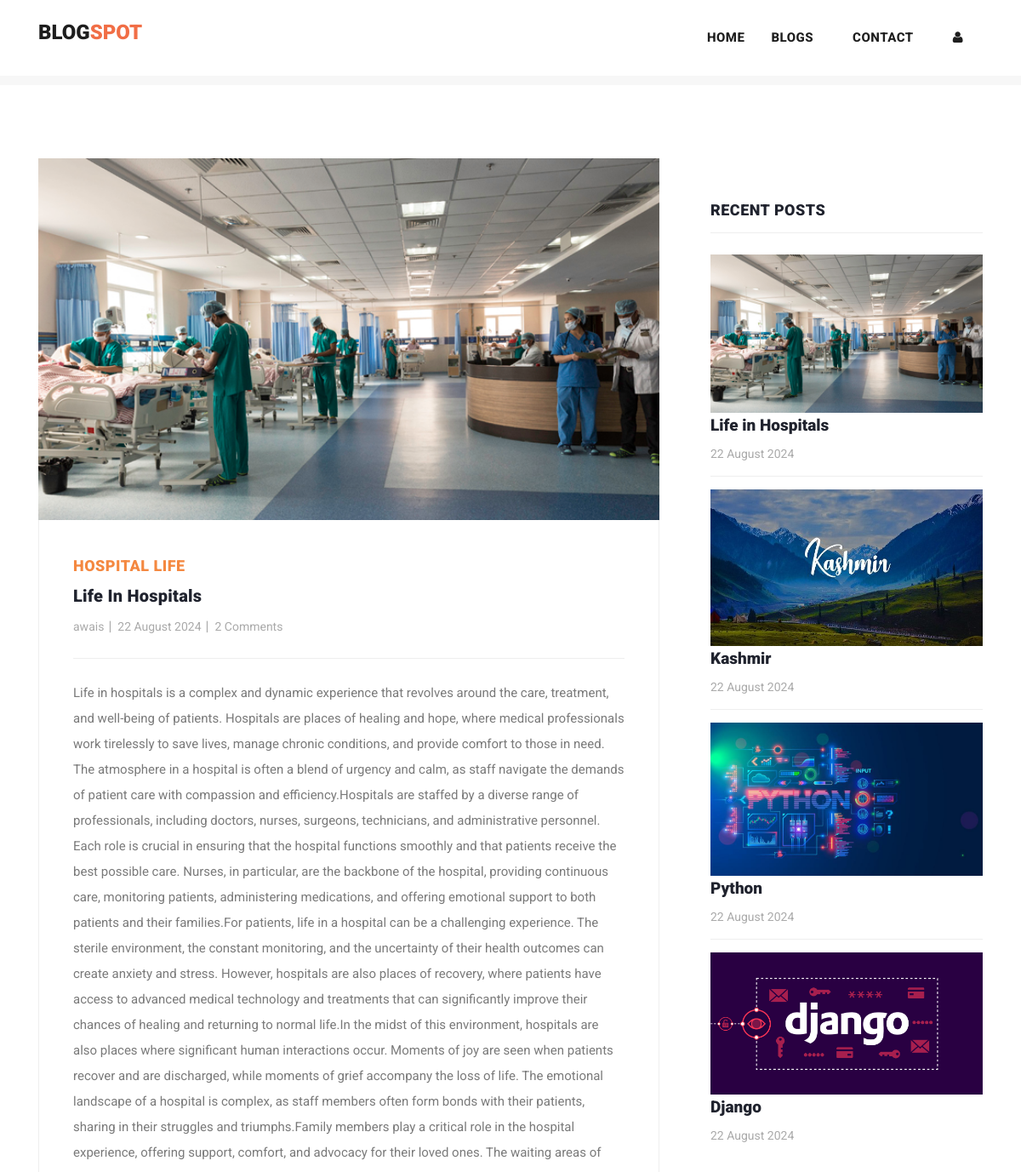
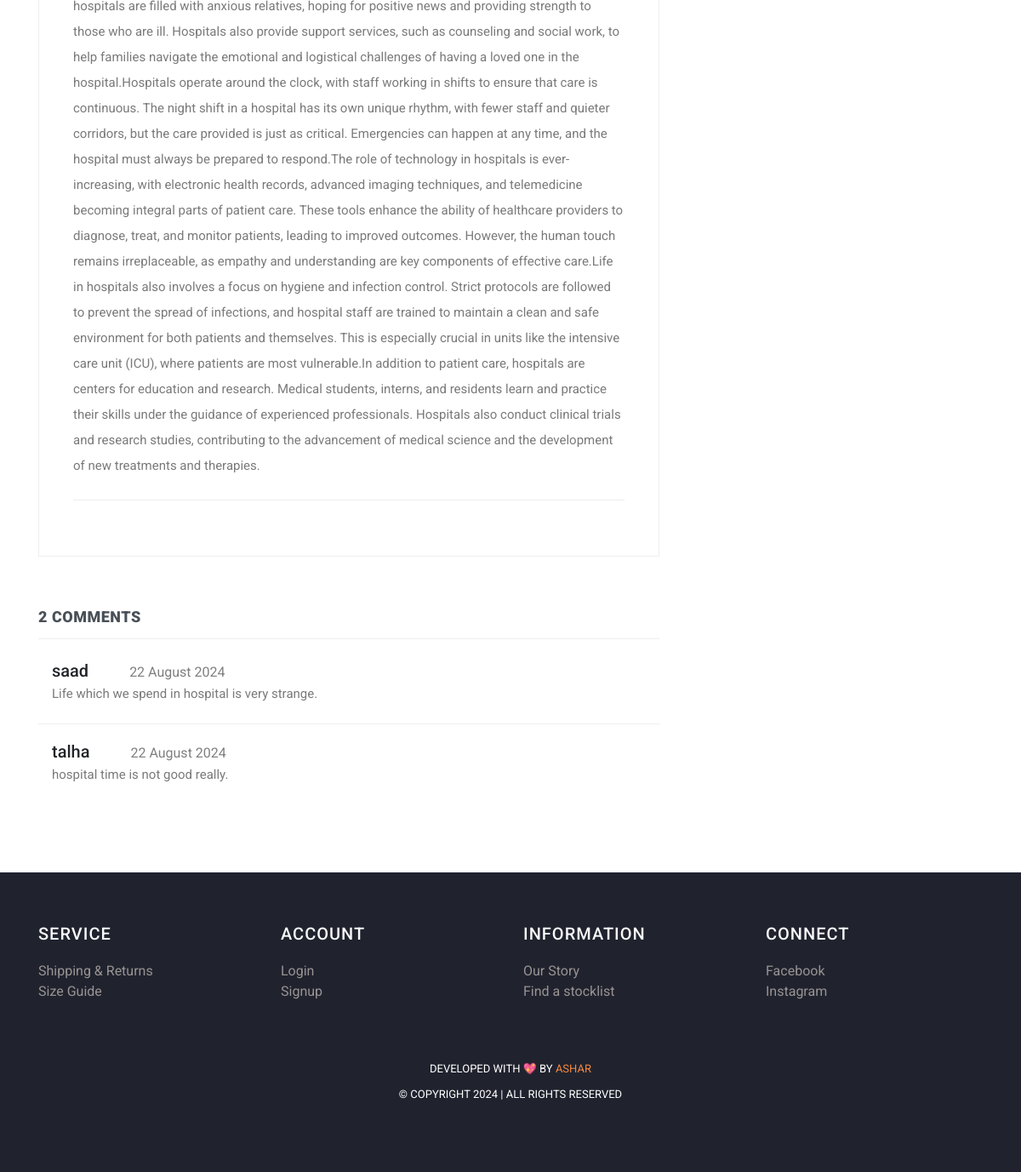
The page /post/29 on the database its author committed (2 pictures, top to bottom).
### myapp/models.py (models this page shows, shortened)
class Post(models.Model):
    postname = models.CharField(max_length=600)
    category = models.CharField(max_length=600)
    image = models.ImageField(upload_to='images/posts',blank=True,null=True)
    content = models.CharField(max_length=100000)
    time = models.CharField(default=time,max_length=100, blank=True)
    likes = models.IntegerField(null=True,blank=True,default=0)
    user = models.ForeignKey(User,on_delete=models.CASCADE)

class Comment(models.Model):
    content = models.CharField(max_length=200)
    time = models.CharField(default=time,max_length=100, blank=True)
    post = models.ForeignKey(Post,on_delete=models.CASCADE)
    user = models.ForeignKey(User,on_delete=models.CASCADE)

### myapp/views.py (the view)
# urls.py: path("post/<int:id>",views.post,name="post"),
def post(request,id):
    post = Post.objects.get(id=id)
    return render(request,"post-details.html",{
        "user":request.user,
        'post':Post.objects.get(id=id),
        'recent_posts':Post.objects.all().order_by("-id"),
        'media_url':settings.MEDIA_URL,
        'comments':Comment.objects.filter(post_id = post.id),
        'total_comments': len(Comment.objects.filter(post_id = post.id))
    })

### templates/post-details.html (shortened to what this page needs)
{% load static %}
<!DOCTYPE html>
<html lang="en">
  <head>
    <link href="https://cdn.jsdelivr.net/npm/bootstrap@5.3.0-alpha3/dist/css/bootstrap.min.css" rel="stylesheet">
    <link href="{% static 'vendor/bootstrap/css/bootstrap.min.css' %}" rel="stylesheet">
    <link rel="stylesheet" href="{% static 'assets/css/fontawesome.css' %}">
    <link rel="stylesheet" href="{% static 'assets/css/templatemo-stand-blog.css' %}">
    <link rel="stylesheet" href="{% static 'assets/css/owl.css' %}">
  </head>
  <body>
    {%include 'header.html'%}
    <section class="blog-posts grid-system">
      <div class="container">
        <div class="row">
          <div class="col-lg-8">
            <div class="all-blog-posts">
              <div class="row">
                <div class="col-lg-12">
                  <div class="blog-post">
                    <div class="blog-thumb">
                      <img src="{{media_url}}{{post.image}}" alt="post_image">
                    </div>
                    <div class="down-content">
                      <span>{{post.category}}</span>
                      <a><h4>{{post.postname}}</h4></a>
                      <ul class="post-info">
                        <li><a href="#">{{post.user}}</a></li>
                        <li><a href="#">{{post.time}}</a></li>
                        <li><a href="#">{{total_comments}} Comments</a></li>
                      </ul>
                      <p>{{post.content}}</p>
                    </div>
                  </div>
                </div>
                <div class="col-lg-12">
                  <div class="sidebar-item comments">
                    <div class="sidebar-heading">
                      <h2 class="text-dark-emphasis">{{total_comments}} comments</h2>
                    </div>
                    <div class="content">
                      <ul>
                        {% for comment in comments %}
                        <li style="display: block;">
                          <div class="ps-3">
                            <h5>{{comment.user}}<span class="small text-black-50 px-5 text-danger">{{comment.time}}</span>
                            </h5>
                            <p>{{comment.content}}</p>
                          </div>
                        </li>
                        {% endfor %}
                      </ul>
                    </div>
                  </div>
                </div>
              </div>
            </div>
          </div>
          <div class="col-lg-4">
            <div class="sidebar">
              <div class="row">
                <div class="col-lg-12">
                  <div class="sidebar-item recent-posts">
                    <div class="sidebar-heading">
                      <h2>Recent Posts</h2>
                    </div>
                    <div class="content">
                      <ul>
                        {% for post in recent_posts|slice:"0:4" %}
                        <li>
                          <img src="{{media_url}}{{post.image}}" class="img-fluid" alt="">
                          <a href="post-details.html">
                            <a href="{% url 'post' post.id %}" class="text-decoration-none text-dark"><h5>{{post.postname}}</h5></a>
                          <span>{{post.time}}</span>
                        </a></li>
                        {% endfor %}
                      </ul>
                    </div>
                  </div>
                </div>
              </div>
            </div>
          </div>
        </div>
      </div>
    </section>
   {% include "footer.html" %}
  </body>
</html>

### templates/header.html (shortened to what this page needs)
<header class="">
  <nav class="navbar navbar-expand-lg bg-white">
    <div class="container">
      <a class="navbar-brand" href="{% url 'index' %}">
        <h2>Blog<span style="color: rgb(241, 110, 70);">Spot</span></h2>
      </a>
      <div class="collapse navbar-collapse" id="navbarResponsive">
        <ul class="navbar-nav ml-auto">
          <li>
            <a class="nav-link" href="{% url 'index' %}">Home
            </a>
          </li>
          <li class="nav-item">
            <a class="nav-link" href="{% url 'blog' %}">Blogs</a>
          </li>
          <li class="nav-item">
            <a class="nav-link" href="{% url 'contact' %}">Contact</a>
          </li>
          {% if user.is_authenticated %}
          <li class="nav-item">
            <a class="nav-link" href="{% url 'create' %}">Create</a>
          </li>
          <li class="nav-item">
            <a class="nav-link" href="{% url 'profile' user.id %}">Profile</a>
          </li>
          <li class="nav-item">
            <a class="nav-link text-primary" href="{% url 'logout' %}">Logout</a>
          </li>
          {% else %}
          <li class="nav-item">
            <a class="nav-link" href="{% url 'signin' %}"><i class="fa fa-user"></i></a>
          </li>
          {% endif %}
        </ul>
      </div>
    </div>
  </nav>
</header>
<div class="main-banner header-text">
  <div class="container-fluid">
    <div class="owl-banner owl-carousel">
    </div>
  </div>
</div>

### templates/footer.html (shortened to what this page needs)
<footer>
  <div class="container">
    <div class="row">
      <div class="col-lg-3 col-md-6 col-sm-12">
        <h4 class="text-light">SERVICE</h4>
        <ul>
          <li><a href="#">Shipping & Returns</a></li>
          <li><a href="#">Size Guide</a></li>
        </ul>
      </div>
      <div class="col-lg-3 col-md-6 col-sm-12">
        <h4 class="text-light">ACCOUNT</h4>
        <ul>
          <li><a href="{% url 'signin' %}">Login</a></li>
          <li><a href="{% url 'signup' %}">Signup</a></li>
        </ul>
      </div>
      <div class="col-lg-3 col-md-6 col-sm-12">
        <h4 class="text-light">INFORMATION</h4>
        <ul>
          <li><a href="{% url 'blog' %}">Our Story</a></li>
          <li><a href="#">Find a stocklist</a></li>
        </ul>
      </div>
      <div class="col-lg-3 col-md-6 col-sm-12">
        <h4 class="text-light">CONNECT</h4>
        <ul>
          <li><a href="https://www.facebook.com/ash3033">Facebook</a></li>
          <li><a href="https://www.instagram.com/ashar1556/">Instagram</a></li>
        </ul>
      </div>
    </div>
  </div>
  <div class="container mt-5">
    <div class="row">
      <div class="col-lg-12">
        <div class="p-3">
          <p>Developed with 💖 by <a href="https://www.linkedin.com/in/ashar-habib/">Ashar</a> <br>
            &copy; Copyright 2024 | All Rights Reserved
        </div>
      </div>
    </div>
  </div>
</footer>

### static/assets/css/templatemo-stand-blog.css (style rules this page uses)
body { font-family: 'Roboto', sans-serif; overflow-x: hidden; text-rendering: optimizeLegibility; -webkit-font-smoothing: antialiased; -moz-osx-font-smoothing: grayscale; }
p { margin-bottom: 0px; font-size: 15px; font-weight: 400; color: #7a7a7a; line-height: 30px; }
a { text-decoration: none!important; }
ul { padding: 0; margin: 0; list-style: none; }
h1,h2,h3,h4,h5,h6 { margin: 0px; }
header { position: absolute; z-index: 99999; width: 100%; height: 100px; background-color: #f7f7f7; -webkit-transition: all 0.3s ease-in-out 0s; -moz-transition: all 0.3s ease-in-out 0s; -o-transition: all 0.3s ease-in-out 0s; transition: all 0.3s ease-in-out 0s; }
header .navbar { padding: 25px 0px; }
.navbar .navbar-brand { float: left; margin-top: -12px; outline: none; }
.navbar .navbar-brand h2 { color: #1e1e1e; text-transform: uppercase; font-size: 24px; font-weight: 900; -webkit-transition: all .3s ease 0s; -moz-transition: all .3s ease 0s; -o-transition: all .3s ease 0s; transition: all .3s ease 0s; }
#navbarResponsive { z-index: 999; }
.navbar-collapse { text-align: center; }
.navbar .navbar-nav .nav-item { margin: 0px 15px; }
.navbar .navbar-nav a.nav-link { text-transform: capitalize; font-size: 15px; font-weight: 800; text-transform: uppercase; letter-spacing: 0.5px; color: #1e1e1e; transition: all 0.3s; }
.main-banner .container-fluid { padding: 0px 10px; margin-bottom: -24px; }
.owl-banner { padding-top: 110px; }
.blog-posts { margin-top: 100px; }
.blog-posts .blog-post { margin-bottom: 30px; }
.blog-posts .blog-thumb img { width: 100%; overflow: hidden; }
.blog-posts .down-content { padding: 40px; border-right: 1px solid #eee; border-left: 1px solid #eee; border-bottom: 1px solid #eee; }
.blog-posts .down-content span { font-size: 18px; text-transform: uppercase; letter-spacing: 0.5px; font-weight: 900; color: #f48840; }
.blog-posts .down-content h4 { font-size: 24px; text-transform: capitalize; letter-spacing: 0.5px; font-weight: 900; color: #20232e; margin: 10px 0px 12px 0px; }
.blog-posts .down-content ul.post-info li { display: inline-block; margin-right: 8px; }
.blog-posts .down-content ul.post-info li:after { content: '|'; color: #aaa; margin-left: 8px; }
.blog-posts .down-content h4 { font-size: 20px; letter-spacing: 0.25px; }
.grid-system .down-content ul.post-info li { margin-right: 3px; }
.grid-system .down-content ul.post-info li:after { margin-left: 5px; }
.blog-posts .down-content ul.post-info li:last-child::after { display: none; }
.blog-posts .down-content ul.post-info li a { font-size: 14px; color: #aaa; font-weight: 400; transition: all .3s; }
.blog-posts .down-content p { padding: 25px 0px; margin: 25px 0px; border-top: 1px solid #eee; border-bottom: 1px solid #eee; }
.blog-posts .sidebar-heading h2 { font-size: 18px; text-transform: uppercase; font-weight: 900; letter-spacing: 0.5px; color: #20232e; border-bottom: 1px solid #eee; padding-bottom: 15px; margin-bottom: 25px; }
.blog-posts .comments { margin-top: 30px; }
.blog-posts .comments ul li { display: inline-block; margin-bottom: 20px; padding-bottom: 20px; border-bottom: 1px solid #eee; }
.blog-posts .comments ul li:last-child { margin-bottom: 0px; padding-bottom: 0px; border-bottom: none; }
.sidebar { margin-left: 30px; }
.sidebar .sidebar-item { margin-top: 50px; }
.sidebar .sidebar-heading h2 { font-size: 18px; text-transform: uppercase; font-weight: 900; letter-spacing: 0.5px; color: #20232e; border-bottom: 1px solid #eee; padding-bottom: 15px; margin-bottom: 25px; }
.sidebar .recent-posts ul li { margin-bottom: 15px; padding-bottom: 15px; border-bottom: 1px solid #eee; }
.sidebar .recent-posts ul li:last-child { margin-bottom: 0px; padding-bottom: 0px; border-bottom: none; }
.sidebar .recent-posts ul li h5 { font-size: 19px; font-weight: 900; color: #20232e; line-height: 30px; transition: all 0.3s; }
.sidebar .recent-posts ul li span { display: block; font-size: 14px; color: #aaa; margin-top: 8px; }
footer { margin-top: 100px; text-align: center; background-color: #20232e; padding: 60px 0px; }
footer p { font-size: 13px; text-transform: uppercase; color: #fff; }
footer p a { color: #f48840; }

### templates/footer.html (style rules this page uses)
h4 { text-align: left; color: #dfdada; letter-spacing: 1px; margin-bottom: 20px; font-size: 20px; }
li { text-decoration: none; text-align: left; }
li a { color: rgb(153, 147, 147); }

### rows shown on the page
Post: image (picture), category "HOSPITAL LIFE", postname "Life In Hospitals", user "awais", time "22 August 2024", content "Life in hospitals is a complex and dynamic experience that revolves around the care, treatment, and well-being of patients. Hospitals are places of healing and hope, where medical professionals work tirelessly to save lives, manage chronic conditions, and provide comfort to those in need. The atmosphere in a hospital is often a blend of urgency and calm, as staff navigate the demands of patient care with compassion and efficiency.Hospitals are staffed by a diverse range of professionals, including doctors, nurses, surgeons, technicians, and administrative personnel. Each role is crucial in ensuring that the hospital functions smoothly and that patients receive the best possible care.…", postname "Life in Hospitals"
Comment: user "saad", time "22 August 2024", content "Life which we spend in hospital is very strange."
Comment: user "talha", time "22 August 2024", content "hospital time is not good really."
Post: image (picture), postname "Kashmir", time "22 August 2024"
Post: image (picture), postname "Python", time "22 August 2024"
Post: image (picture), postname "Django", time "22 August 2024"

### other values the page prints
{{ total_comments }} "2"
